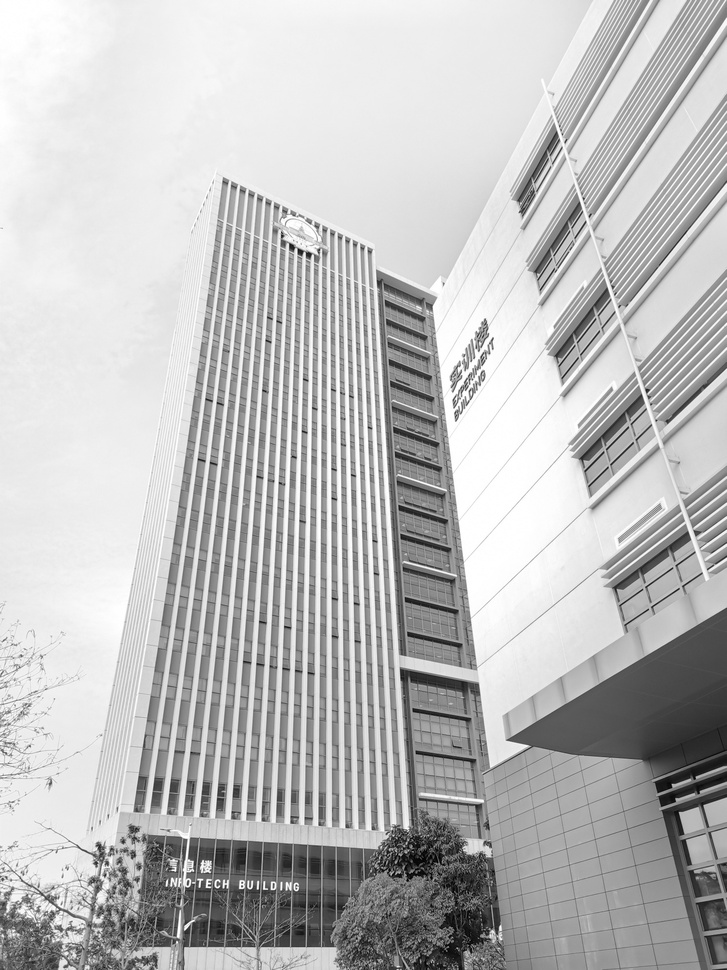
#> input picture lab 1 : Protogram Equalize/lab 1 : Protogram Equalize/code/Raw.jpg, 727 x 970 px, shrunk from 1500 x 2000 before the run
$ python ProtogramEqualize.py
#> lines starting #> are read from the running program, lines starting #| are printed output that depends on the picture
import numpy as np
import cv2 as cv
from matplotlib import pyplot as plt

# 读入待处理图片并输出至屏幕
img = cv.imread('Raw.jpg',0)
#> img is the input picture: shape (970, 727); min 0, max 255, mean 189
cv.imshow('Before Equalize',img)
cv.waitKey(0)


def plot_Hist_cdf(img):
    """
    @brief 以bin=256计算灰度图的直方图和归一化累积分布函数并绘制在同一张图中,显示结果
    @:param img 此函数接收一张灰度图作为参数
    @:return cdf 返回灰度图的累积分布函数
    """
    # 计算直方图
    hist, bins = np.histogram(img.flatten(), 256, [0, 256])
#> hist = 256 values, max 23863 at index 236, min 14 at index 2, mean 2754.6; bins = 257 values from 0 to 256
    # 计算累积分布函数
    cdf = hist.cumsum()
#> cdf = 256 values from 28 to 705190
    # 计算归一化累积分布函数，方便和直方图一起显示
    cdf_normalized = cdf * float(hist.max()) / cdf.max()
#> cdf_normalized = 256 values from 0.947 to 23863
    # 绘制直方图和归一化累积分布函数
    plt.plot(cdf_normalized, color='b')
    plt.hist(img.flatten(), 256, [0, 256], color='r')
    plt.xlim([0, 256])
    plt.legend(('cdf', 'histogram'), loc='upper left')
    # 显示结果
    plt.show()
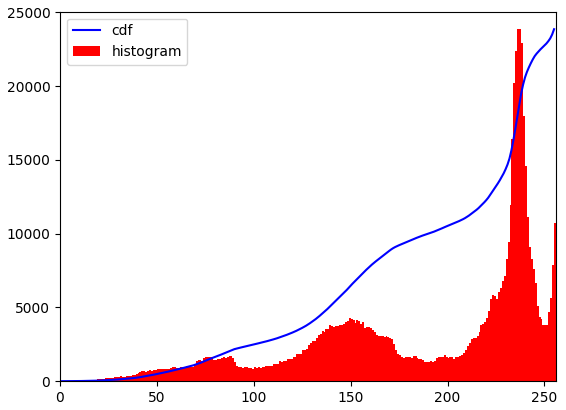
#> figure drawn by matplotlib, 1 panel; curve peaks at x = 255, y = 23863
    # 返回累积分布函数
    return cdf

# 掩盖累积分布函数前面的0值部分
cdf_m = np.ma.masked_equal(plot_Hist_cdf(img),0)
# 计算均衡化映射表
cdf_m = (cdf_m - cdf_m.min())*255/(cdf_m.max()-cdf_m.min())
# 为被掩盖部分重新赋0值，并对映射表整体取整
cdf = np.ma.filled(cdf_m,0).astype('uint8')
#> cdf = 256 values from 0 to 255

# 映射得到均衡化后灰度图
imgE = cdf[img]
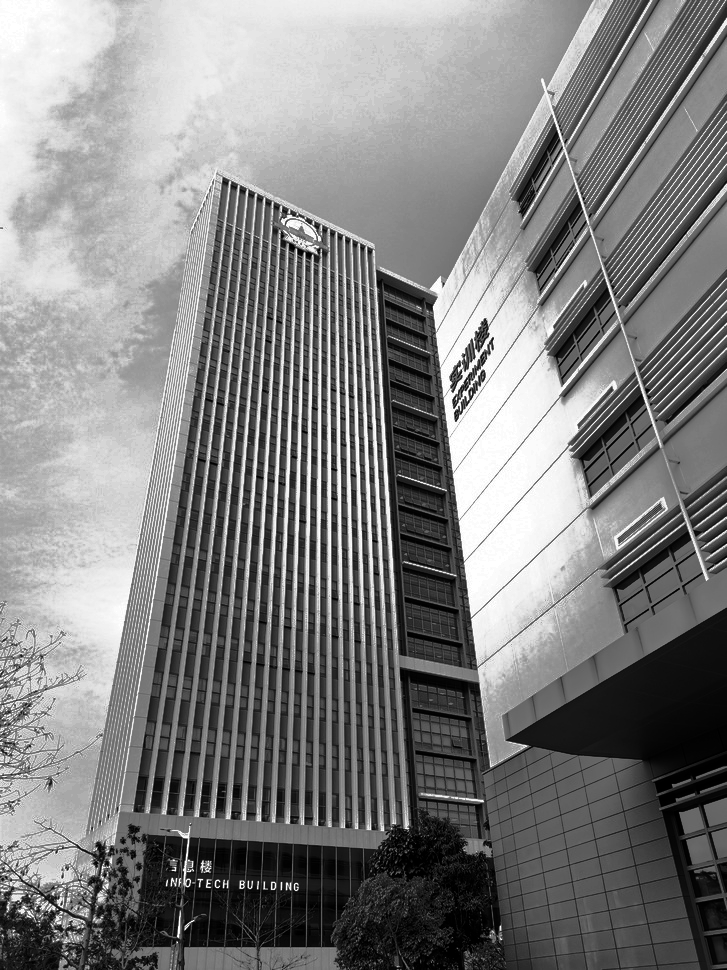
#> imgE: shape (970, 727); min 0, max 255, mean 128.5

# 显示均衡化后直方图、归一化累积分布函数
plot_Hist_cdf(imgE)
#> in plot_Hist_cdf (call 2), `hist, bins = np.histogram(img.flatten(), 256, [0, 256])`: hist = 256 values, max 23863 at index 191, min 0 at index 44, mean 2754.6
#> in plot_Hist_cdf (call 2), `cdf = hist.cumsum()`: cdf = 256 values from 2676 to 705190
#> in plot_Hist_cdf (call 2), `cdf_normalized = cdf * float(hist.max()) / cdf.max()`: cdf_normalized = 256 values from 90.55 to 23863
#> in plot_Hist_cdf (call 2), `plt.show()`:
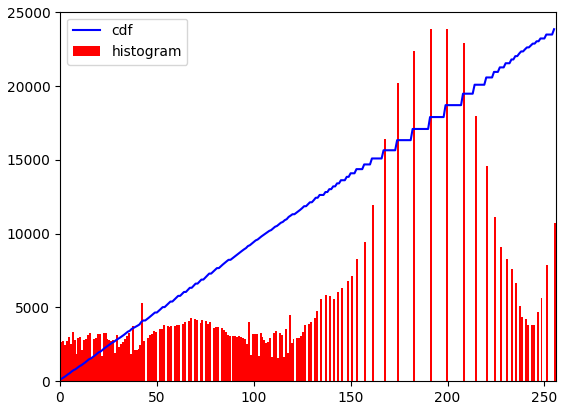
#> figure drawn by matplotlib, 1 panel; curve peaks at x = 255, y = 23863
# 显示均衡化后灰度图
cv.imshow('After Equalize',imgE)
cv.waitKey(0)
# 保存均衡化后灰度图
cv.imwrite('Equa.jpg',imgE)
